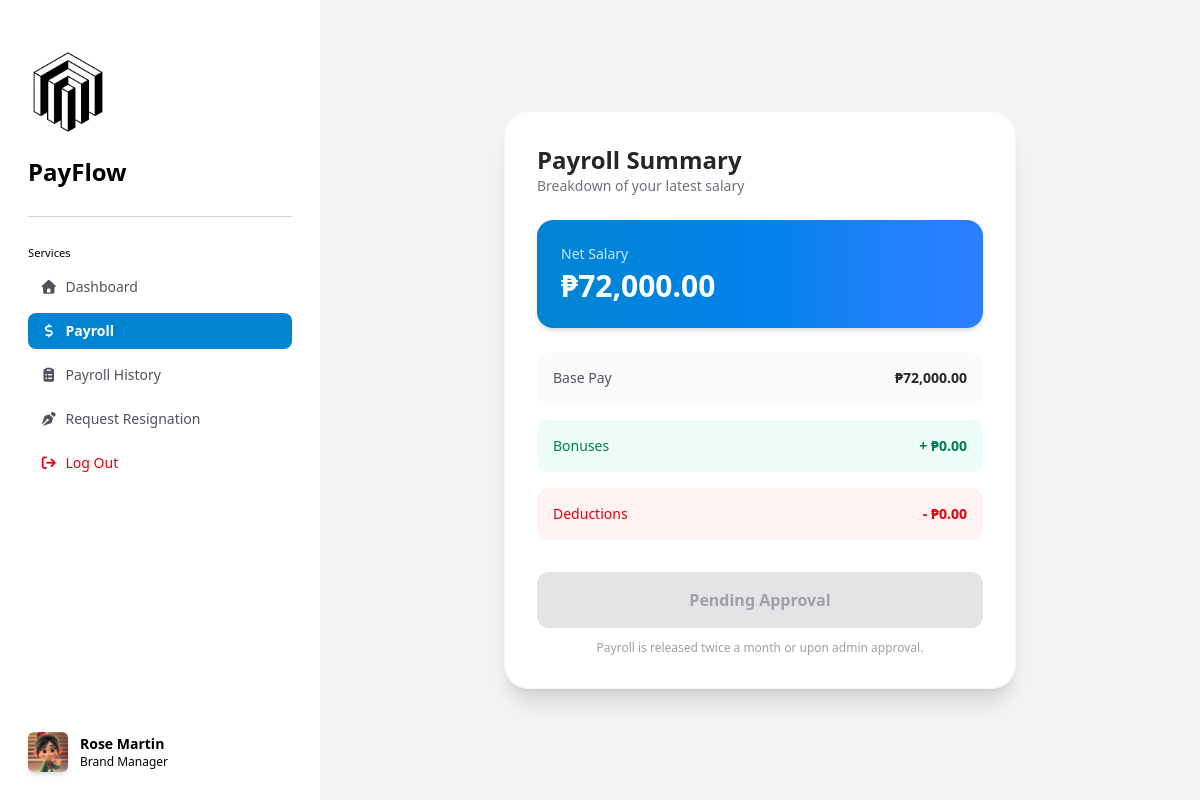
The page /pages/payroll.php (signed in) on the database its author committed.
### tables this page shows
CREATE TABLE `salary_structure` (
  `salary_id` int(11) NOT NULL,
  `position_id` int(11) NOT NULL,
  `employee_id` int(11) NOT NULL,
  `base_pay` int(11) NOT NULL,
  `deduction` int(11) NOT NULL,
  `bonus` int(11) NOT NULL,
  `is_available` tinyint(4) NOT NULL COMMENT '0 = Payroll not available; 1 = Payroll available; -1 Payroll accepted by employee'
);

### src/components/acceptPaymentModal.php (the view, shortened to what this page needs)
<?php
$id = $_SESSION['employeeId'];
include("../backend/database.php");
$mysql = mysqli_query($conn, "SELECT s.base_pay, s.bonus, s.deduction, s.is_available
    FROM employees AS e
    INNER JOIN salary_structure AS s ON s.employee_id = e.employee_id
    INNER JOIN users AS u ON u.user_id = e.user_id
    WHERE e.is_resigned = 0 AND s.employee_id = $id");
$result = mysqli_fetch_assoc($mysql);
$net = ($result["base_pay"] + $result["bonus"]) - $result["deduction"];
?>
<div class="flex h-screen bg-zinc-100">
    <?php include('../src/components/sideBar.php'); ?>
    <div class="flex-1 flex items-center justify-center p-6">
        <?php if ($result): ?>
            <div class="w-full max-w-lg bg-white rounded-3xl shadow-xl border border-zinc-100 p-8">
                <div class="mb-6">
                    <h1 class="text-2xl font-bold text-zinc-800">Payroll Summary</h1>
                    <p class="text-sm text-zinc-500">Breakdown of your latest salary</p>
                </div>
                <div class="bg-gradient-to-r from-sky-600 to-blue-500 text-white rounded-2xl p-6 mb-6 shadow-md">
                    <p class="text-sm opacity-80">Net Salary</p>
                    <h2 class="text-3xl font-black mt-1">₱<?= number_format($net, 2); ?></h2>
                </div>
                <div class="space-y-4 text-sm">
                    <div class="flex justify-between items-center bg-zinc-50 p-4 rounded-xl">
                        <span class="text-zinc-600">Base Pay</span>
                        <span class="font-semibold text-zinc-800">₱<?= number_format($result["base_pay"], 2); ?></span>
                    </div>
                    <div class="flex justify-between items-center bg-emerald-50 p-4 rounded-xl">
                        <span class="text-emerald-700">Bonuses</span>
                        <span class="font-semibold text-emerald-700">+ ₱<?= number_format($result["bonus"], 2); ?></span>
                    </div>
                    <div class="flex justify-between items-center bg-red-50 p-4 rounded-xl">
                        <span class="text-red-600">Deductions</span>
                        <span class="font-semibold text-red-600">- ₱<?= number_format($result["deduction"], 2); ?></span>
                    </div>
                </div>
                <div class="mt-8">
                    <?php if ($result["is_available"] == 1): ?>
                        <button onclick="acceptPayment(<?= $id ?>)"
                            class="cursor-pointer w-full py-4 bg-sky-600 text-white rounded-xl font-bold hover:bg-sky-700 transition shadow-md">
                            Confirm Receipt
                        </button>
                    <?php elseif ($result["is_available"] == 0): ?>
                        <button disabled class="w-full py-4 bg-zinc-200 text-zinc-400 rounded-xl font-bold cursor-not-allowed">
                            Pending Approval
                        </button>
                    <?php endif; ?>
                    <p class="text-xs text-center text-zinc-400 mt-3">
                        Payroll is released twice a month or upon admin approval.
                    </p>
                </div>
            </div>
        <?php endif; ?>
    </div>
</div>

### rows shown on the page
salary_structure: net "72,000.00", base_pay "72,000.00", bonus "0.00", deduction "0.00"

### other values the page prints
$fullName "Rose Martin"
$_SESSION['posName'] "Brand Manager"
